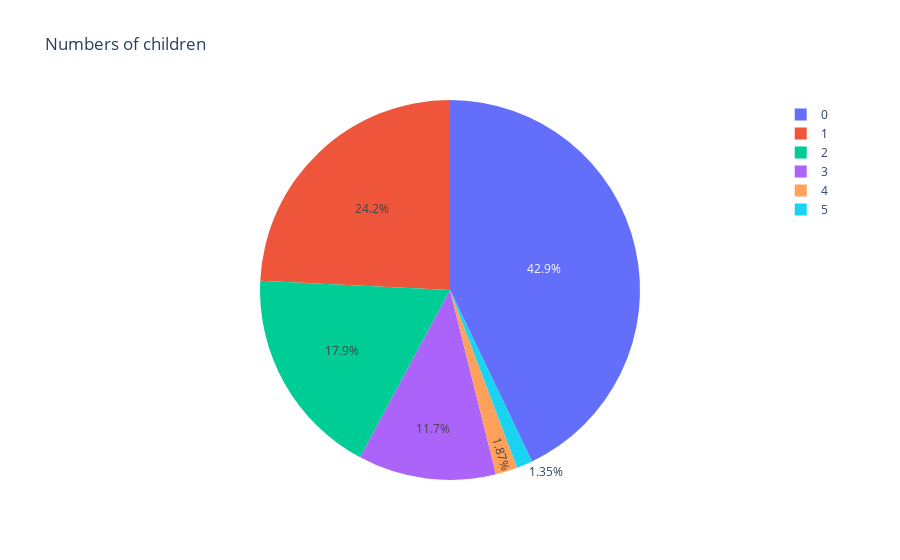

The notebook cell this image was saved under:
### Markdown cell above
The number of females and males are roughly the same.

### Code cell
ex.pie(df,names='children',title='Numbers of children')

### Figure 1 — Plotly figure (JSON) as saved in the notebook; plotly's stock layout.template omitted (floating-point values rounded to 4 significant figures; data arrays with more than 128 entries replaced by an {"elided": "..."} marker saying what was removed)
{"data": [{"domain": {"x": [0, 1], "y": [0, 1]}, "hovertemplate": "children=%{label}<extra></extra>", "labels": {"elided": "1338 int values"}, "legendgroup": "", "name": "", "showlegend": true, "type": "pie"}], "layout": {"legend": {"tracegroupgap": 0}, "title": {"text": "Numbers of children"}}}
